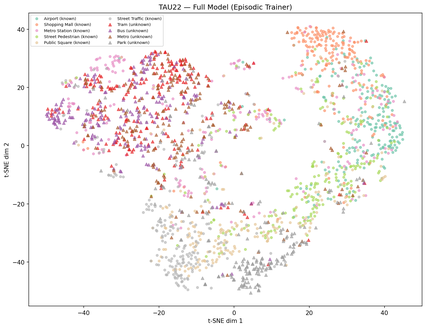
#> input picture experiment/episodic_exp/tsne/TAU22_full_model.png, 426 x 328 px, shrunk from 1511 x 1163 before the run, found by its file name
$ python compose_fig4_real_tsne.py
#> lines starting #> are read from the running program, lines starting #| are printed output that depends on the picture
#!/usr/bin/env python3
"""
Generate Fig 4 from real t-SNE images (episodic YAMNet checkpoints).

Composes 4 real t-SNE images into a single 2×2 figure:
  Top:    TAU22 full_model | TAU22 baseline
  Bottom: TAU19 full_model | TAU19 baseline

Replaces the synthetic fig4_tsne.png.
"""

import os
import matplotlib
matplotlib.use('Agg')
import matplotlib.pyplot as plt
import matplotlib.image as mpimg

OUT_DIR = os.path.dirname(os.path.abspath(__file__))
TSNE_DIR = '/coding/experiment/episodic_exp/tsne'


def compose_fig4(save_path):
#> called with save_path = 'essay_metirial/fig4_tsne.png'
    images = {
        (0, 0): ('TAU22_full_model.png', 'TAU22 — Full Model'),
        (0, 1): ('TAU22_baseline.png', 'TAU22 — Baseline (Dist. Only)'),
        (1, 0): ('TAU19_full_model.png', 'TAU19 — Full Model'),
        (1, 1): ('TAU19_baseline.png', 'TAU19 — Baseline (Dist. Only)'),
    }

    fig, axes = plt.subplots(2, 2, figsize=(16, 14))

    for (row, col), (filename, title) in images.items():
        img_path = os.path.join(TSNE_DIR, filename)
        img = mpimg.imread(img_path)
#> img is the input picture: shape (328, 426, 4) float32; mean R, G, B, A 0.972, 0.961, 0.957, 1
        ax = axes[row, col]
        ax.imshow(img)
        ax.set_title(title, fontsize=11, fontweight='bold')
        ax.axis('off')

    fig.suptitle('Fig 4. Real t-SNE Feature Space Visualization (YAMNet Backbone, 2000 samples)',
                 fontsize=13, fontweight='bold', y=0.99)

    # Annotation explaining what to look for
    fig.text(0.5, 0.01,
             'Known classes shown as colored clusters; unknown class samples (gray ×) at periphery. '
             'Full Model (left) vs. Baseline distance-head only (right). '
             'Darker unknown-class separation in Full Model indicates stronger open-set boundary.',
             ha='center', fontsize=8, fontstyle='italic', color='#555')

    plt.tight_layout(rect=[0, 0.03, 1, 0.96])
    plt.savefig(save_path, dpi=200, bbox_inches='tight', facecolor='white')
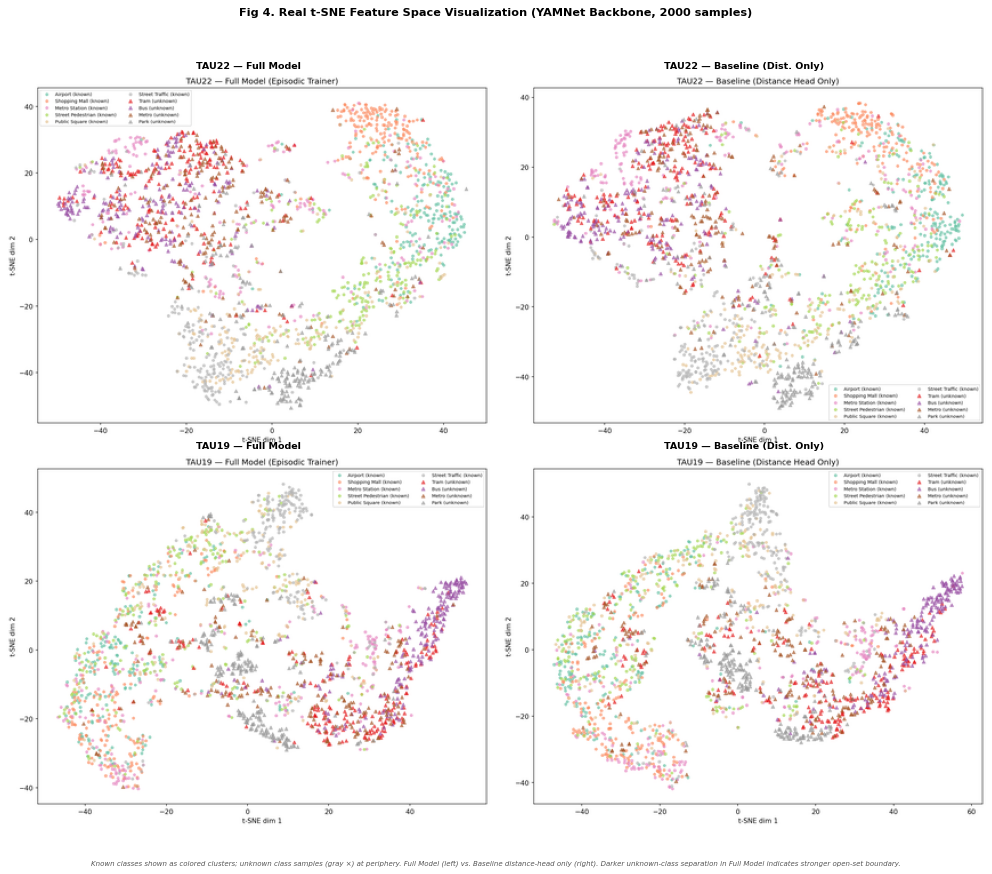
#> figure drawn by matplotlib, 4 panels
    plt.close()
    print(f"[OK] {os.path.basename(save_path)} — composite from real episodic t-SNE images")


if __name__ == '__main__':
    compose_fig4(os.path.join(OUT_DIR, 'fig4_tsne.png'))
    print("\nInsertion point in Section IV.G3:")
    print("  [Insert Fig 4 about here.] → fig4_tsne.png (real YAMNet t-SNE features)")
